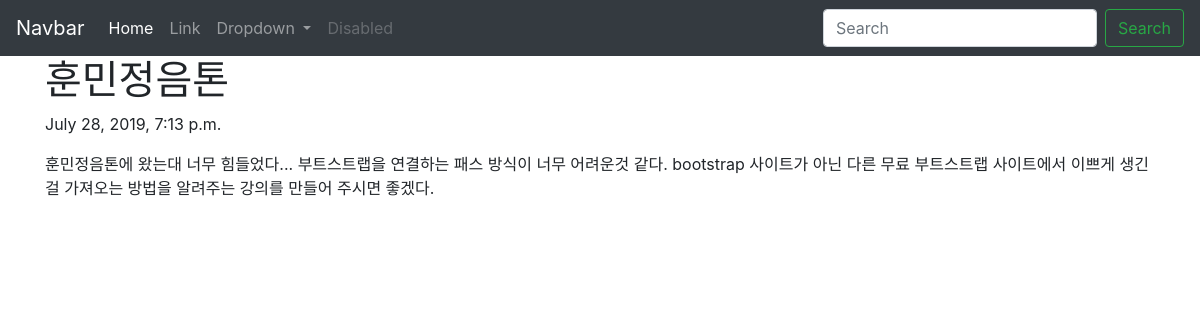
Page /blog/2 on the committed database.
### hblog/models.py (models this page shows, shortened)
class Hblog(models.Model):
    title=models.CharField(max_length=200)
    date=models.DateTimeField('date published')
    body=models.TextField()

### hblog/views.py (the view)
# urls.py: path('blog/<int:blog_id>',hblog.views.detail, name="detail"),
def detail(request, blog_id):
    details = get_object_or_404(Hblog,pk=blog_id)
    return render(request, 'detail.html', {'details':details})

### hblog/templates/detail.html (shortened to what this page needs)
<html>
    <head>
        <link rel="stylesheet" href="https://stackpath.bootstrapcdn.com/bootstrap/4.3.1/css/bootstrap.min.css">
    </head>
    <body>
            <nav class="navbar navbar-expand-lg navbar-dark bg-dark">
                    <a class="navbar-brand" href="#">Navbar</a>
                    <div class="collapse navbar-collapse" id="navbarSupportedContent">
                      <ul class="navbar-nav mr-auto">
                        <li class="nav-item active">
                          <a class="nav-link" href="#">Home <span class="sr-only">(current)</span></a>
                        </li>
                        <li class="nav-item">
                          <a class="nav-link" href="#">Link</a>
                        </li>
                        <li class="nav-item dropdown">
                          <a class="nav-link dropdown-toggle" href="#" id="navbarDropdown" role="button" data-toggle="dropdown" aria-haspopup="true" aria-expanded="false">
                            Dropdown
                          </a>
                        </li>
                        <li class="nav-item">
                          <a class="nav-link disabled" href="#" tabindex="-1" aria-disabled="true">Disabled</a>
                        </li>
                      </ul>
                      <form class="form-inline my-2 my-lg-0">
                        <input class="form-control mr-sm-2" type="search" placeholder="Search" aria-label="Search">
                        <button class="btn btn-outline-success my-2 my-sm-0" type="submit">Search</button>
                      </form>
                    </div>
                  </nav>
                  <div class="container">
                        <h1>{{details.title}}</h1>
                        <p>{{details.date}}</p>
                        <p>{{details.body}}</p>
                      </div>
    </body>
</html>

### rows in the picture
Hblog: title "훈민정음톤", date "July 28, 2019, 7:13 p.m.", body "훈민정음톤에 왔는대 너무 힘들었다... 부트스트랩을 연결하는 패스 방식이 너무 어려운것 같다. bootstrap 사이트가 아닌 다른 무료 부트스트랩 사이트에서 이쁘게 생긴걸 가져오는 방법을 알려주는 강의를 만들어 주시면 좋겠다."
